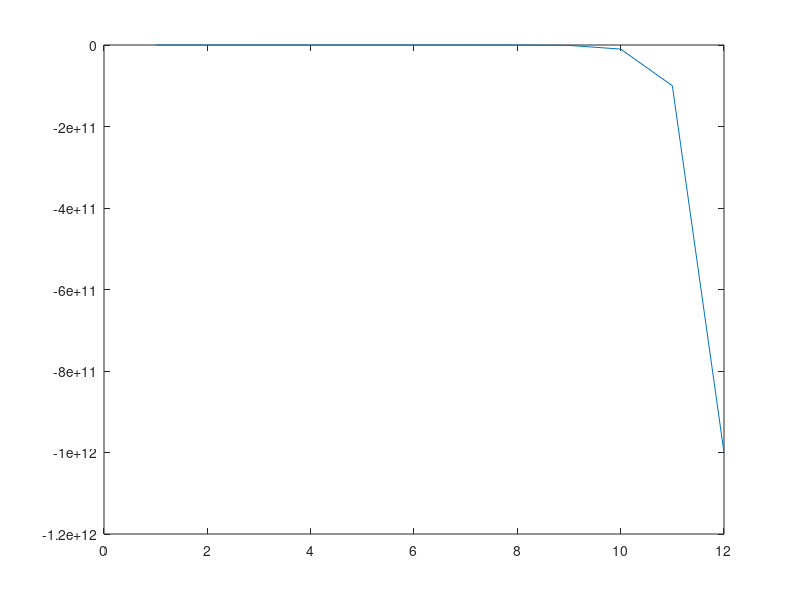

Write MATLAB code to recreate this figure.
format long;

x_0 = 0;

v = zeros(1);
p = zeros(1);

l = linspace(1,12,12);

for i=1:numel(l)
    v(i) = power(10,-i);
end

for j=1:numel(v)
    p(j) = psi(x_0,v(j));
end

plot(l,p);

function p = psi(x,j)
    %    This function takes in input
    %    two real values x,j and returns
    %    the difference quotient
    %    psi(x) = ( e^(x+j) - e^x )/j
    p = (exp(x+j) - exp(x))/j;
end